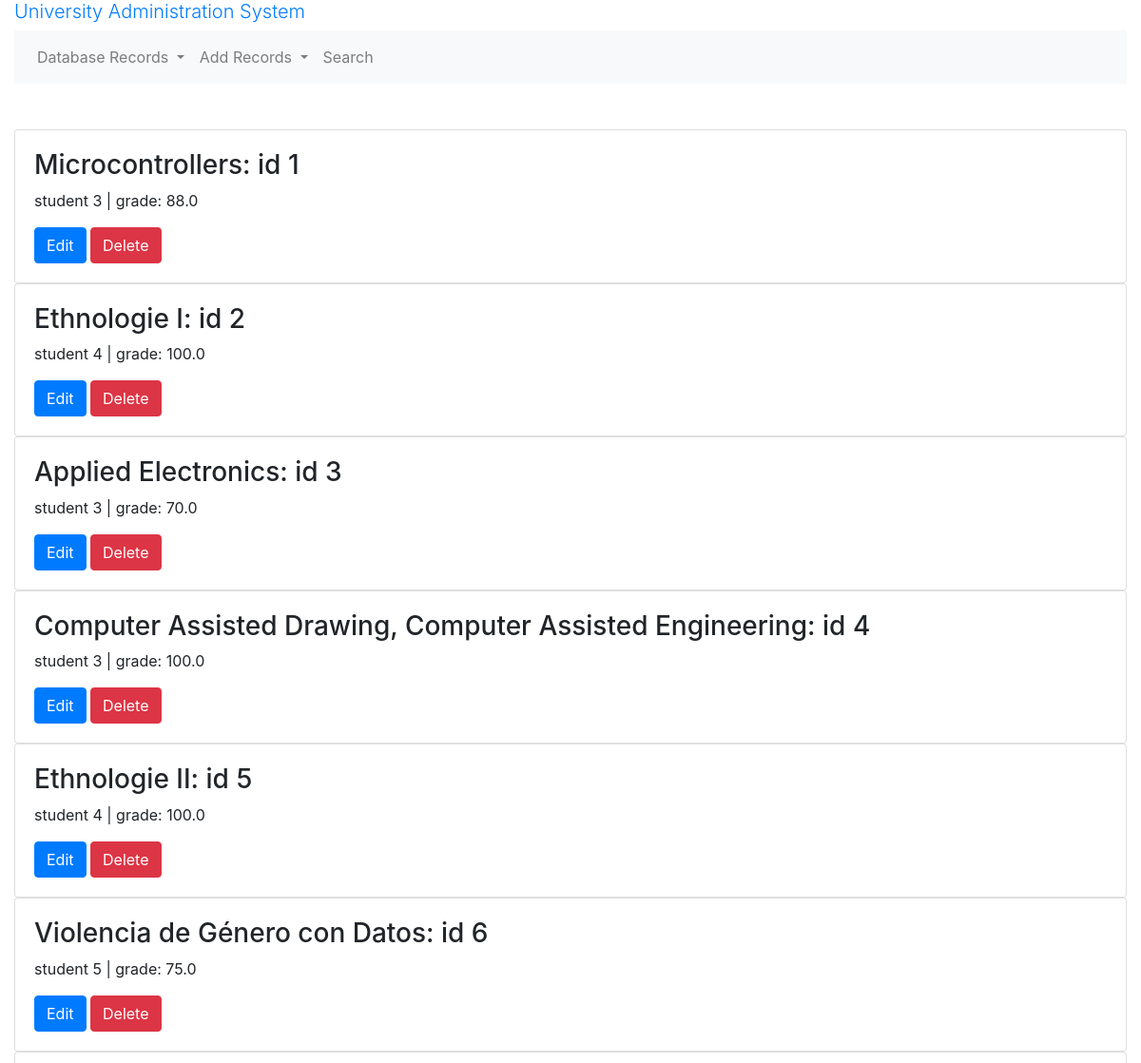
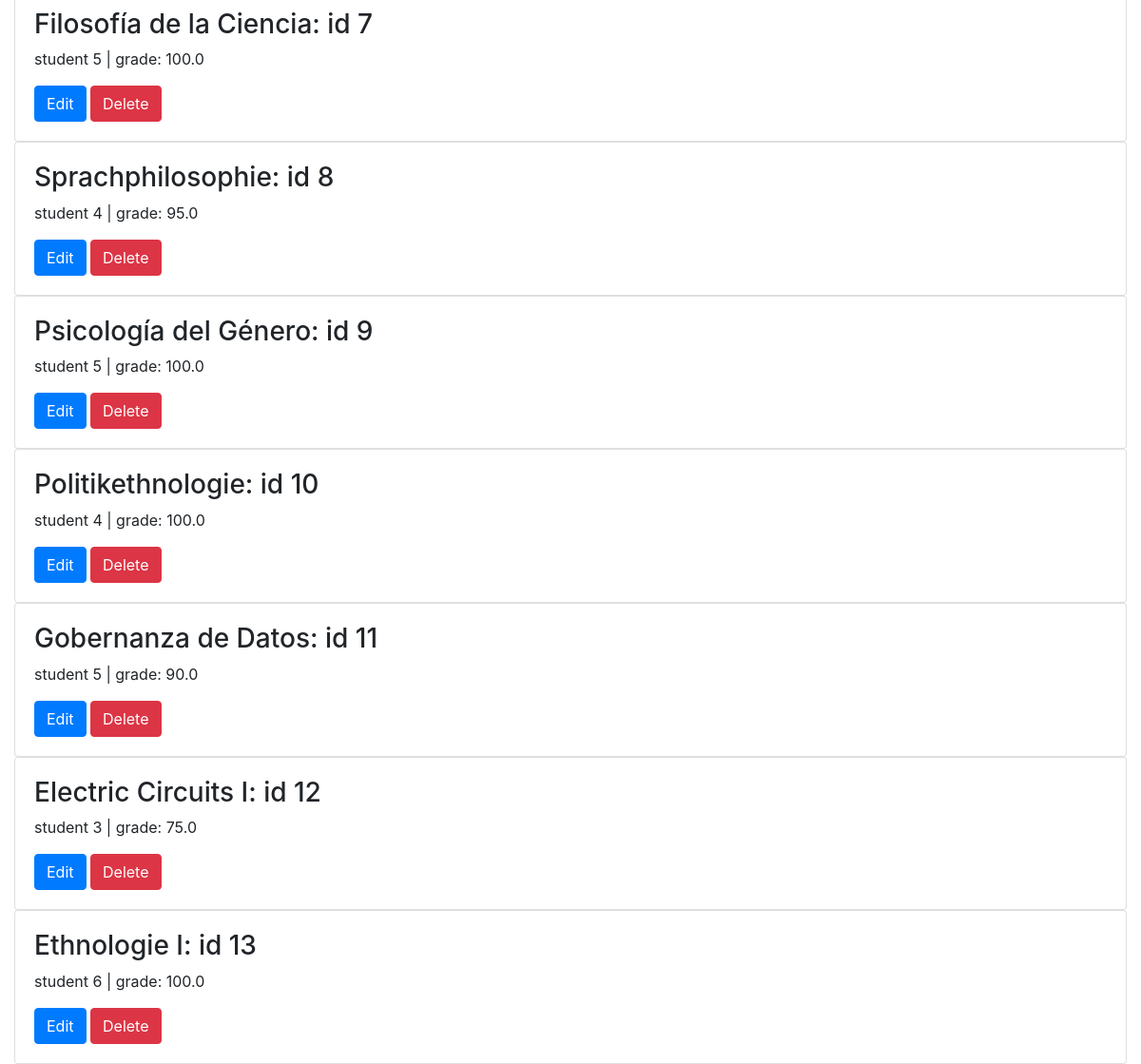
Screenshot of /courses with the database file from the repository (2 pictures, top to bottom).
### models.py (models this page shows, shortened)
class Course(db.Model):
    __tablename__ = 'course'
    id = db.Column(db.Integer, primary_key=True)
    created_at = db.Column(db.Date, nullable = False, default=datetime.utcnow())
    name = db.Column(db.String(255))
    grade = db.Column(db.Float)
    result = db.Column(db.String(24))# Pass or Fail
    college_id = db.Column(db.Integer, db.ForeignKey("college.id"))# many2one
    college = db.relationship("College", back_populates="courses")
    stream_id = db.Column(db.Integer, db.ForeignKey("stream.id"))# many2one
    stream = db.relationship("Stream", back_populates='courses')
    university_id = db.Column(db.Integer,  db.ForeignKey("university.id"))# many2one
    student_id = db.Column(db.Integer, db.ForeignKey("student.id"))# many2one
    student = db.relationship("Student", back_populates='courses')
    marksheet_id = db.Column(db.Integer,  db.ForeignKey("marksheet.id"))# many2one
    marksheet = db.relationship("Marksheet", back_populates="courses")

### routes.py (the view)
@app.route('/courses')
def courses():
    courses = models.Course.query.all()
    return render_template('courses.html', courses=courses)

### templates/courses.html
{% extends "base.html" %}
{% block main %}
  {% for course in courses %}
    <div class="card">
      <div class="card-body">
        <h3>{{ course.name }}: id {{ course.id }}</h3>
        <p>student {{ course.student_id }} | grade: {{ course.grade }}</p>
        <a href="{{ url_for('edit_course', course_id=course.id) }}" class="btn btn-primary">Edit</a>
        <a href="{{ url_for('delete_course', course_id=course.id) }}" class="btn btn-danger">Delete</a>
      </div>
    </div>
  {% endfor %}
{% endblock %}

### templates/base.html (shortened to what this page needs)
<!doctype html>
<html lang="en">
  <head>
    <link rel="stylesheet" href="https://maxcdn.bootstrapcdn.com/bootstrap/4.0.0/css/bootstrap.min.css">
  </head>
  <body>
    <div class="container-fluid">
      <h1 class="lead">
        <a href="{{ url_for('base') }}">University Administration System </a>
      </h1>
      <nav class="navbar navbar-expand-lg navbar-light bg-light">
        <ul class="navbar-nav">
          <li class="nav-item dropdown">
            <a class="nav-link dropdown-toggle" href="#" id="navbarDropdown" role="button" data-toggle="dropdown" aria-haspopup="true" aria-expanded="false">
              Database Records
            </a>
          </li>
          <li class="nav-item dropdown">
            <a class="nav-link dropdown-toggle" href="#" id="navbarDropdown" role="button" data-toggle="dropdown" aria-haspopup="true" aria-expanded="false">
              Add Records
            </a>
          </li>
          <li class="nav-item"><a href="{{ url_for('search') }}" class="nav-link">Search</a></li>
        </ul>
      </nav>
      <br>
      <br>
      {% block main %}{% endblock %}
    </div>
  </body>
</html>

### rows the page displays
Course: name "Microcontrollers", id "1", student_id "3", grade "88.0"
Course: name "Ethnologie I", id "2", student_id "4", grade "100.0"
Course: name "Applied Electronics", id "3", student_id "3", grade "70.0"
Course: name "Computer Assisted Drawing, Computer Assisted Engineering", id "4", student_id "3", grade "100.0"
Course: name "Ethnologie II", id "5", student_id "4", grade "100.0"
Course: name "Violencia de Género con Datos", id "6", student_id "5", grade "75.0"
Course: name "Filosofía de la Ciencia", id "7", student_id "5", grade "100.0"
Course: name "Sprachphilosophie", id "8", student_id "4", grade "95.0"
Course: name "Psicología del Género", id "9", student_id "5", grade "100.0"
Course: name "Politikethnologie", id "10", student_id "4", grade "100.0"
Course: name "Gobernanza de Datos", id "11", student_id "5", grade "90.0"
Course: name "Electric Circuits I", id "12", student_id "3", grade "75.0"
Course: name "Ethnologie I", id "13", student_id "6", grade "100.0"
